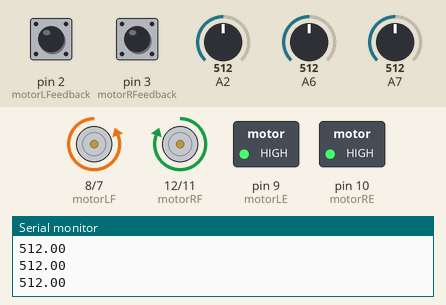
This sketch was run on a simulated Arduino Uno, built with avr-gcc and run on an emulated ATmega328P. Shown: motor-driver pin pairs drawn as motors (green arrow = first pin HIGH = forward, orange = second pin HIGH = backward, longer = more drive), switched loads named in the sketch (green lamp = pin HIGH), the last lines printed to the serial monitor. The inputs (shaded band) are chosen by the test bench; at power-on: A6 = 512, A2 = 512, A7 = 512, pin 2 (motorLFeedback) HIGH, pin 3 (motorRFeedback) HIGH.

Above: at 1.2 s.
1.3 s: A6 set to 210
2.8 s: A6 set to 184
At 4.0 s:
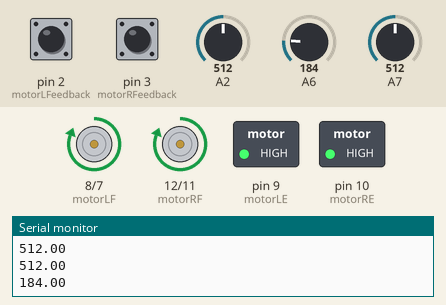
4.3 s: A2 set to 194
5.8 s: A2 set to 168
At 6.7 s:
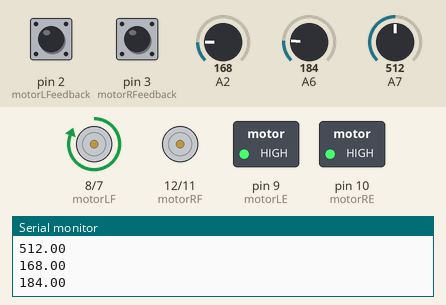
7.3 s: A2 set to 210
At 8.0 s:
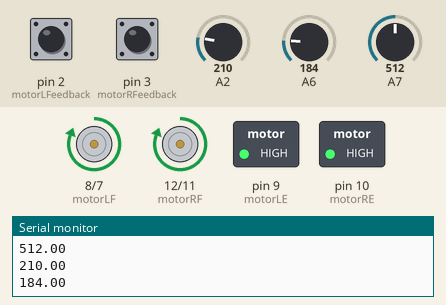
8.8 s: A7 set to 197
10.3 s: A7 set to 175
At 10.7 s:
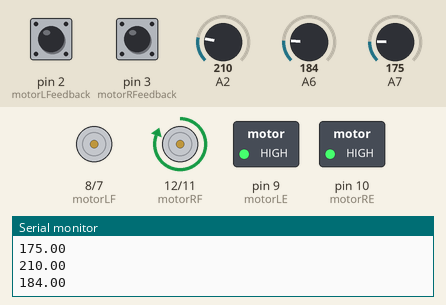
Timing chart, 0 to 12.9 s (numbered marks = the images above; inputs shaded):
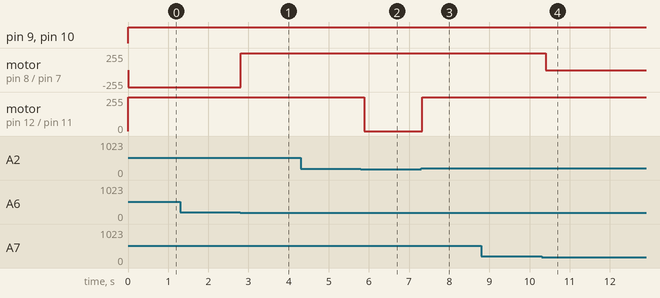

Measured:
- the behaviour switches between 200 and 199 on A6 (found by bisection; images 0 and 1)
- the behaviour switches between 185 and 184 on A2 (found by bisection; images 1 and 2)
- the behaviour switches between 185 and 184 on A7 (found by bisection; images 3 and 4)
- after the input at 2.8 s, motor on pin 8 (motorLF) / pin 7 (motorLB): backward 255/255 → forward 255/255 at once
- after the input at 5.8 s, motor on pin 12 (motorRF) / pin 11 (motorRB): forward 255/255 → stopped after 0.09 s
- after the input at 7.3 s, motor on pin 12 (motorRF) / pin 11 (motorRB): stopped → forward 255/255 at once
- after the input at 10.3 s, motor on pin 8 (motorLF) / pin 7 (motorLB): forward 255/255 → stopped after 0.10 s

The sketch:

Light_Sensors.ino
```cpp
const int motorLFeedback = 2;
const int motorRFeedback = 3;
volatile int leftCount = 0;
volatile int rightCount = 0;
int startingSpeed = 150;
int rms = startingSpeed;   //The rms/lms is the left and right motor speeds, whose values will change thorughout the code accoridng to whther we want the rover to
int lms = startingSpeed;   //accelerate, increment under a set of parameters or remain the same.
int baseSpeed = 180;
const int lightSensorLeft = 14;
const int lightSensorMiddle = 15;
const int lightSensorRight = 16;
int threshold = 200;
boolean foundLight = false;

void leftPulse(){
    leftCount++;
}

void rightPulse(){
    rightCount++;
}


void setup() {
  setupPins();
  pinMode(motorLFeedback, INPUT_PULLUP);
  attachInterrupt(digitalPinToInterrupt(motorLFeedback), leftPulse, RISING);
  pinMode(motorRFeedback, INPUT_PULLUP);
  attachInterrupt(digitalPinToInterrupt(motorRFeedback), rightPulse, RISING);
  Serial.begin(115200);
}


void loop() {
  Serial.println(leftReading());
  Serial.println(rightReading());
  Serial.println(centreReading());

  if ((leftReading() < threshold) || (rightReading() < threshold) || (centreReading() < threshold)){
    foundLight = true;
  }
  else {
    foundLight = false;
    stop();
  }


  if (foundLight) {
    if ((centreReading() < leftReading()) && (centreReading() < rightReading())) {
      forward(150,200);
    }
    else if (leftReading() > centreReading()) {
      forward(0, 200);
    }
    else if (rightReading() > centreReading()) {
      forward(150, 0);
    }
  }


  else {
    leftTurn(10);
  }

  delay(100);
}


float leftReading(){
  return analogRead(7);
}

float rightReading(){
  return analogRead(2);
}

float centreReading(){
  return analogRead(6);
}
```

controlFunctions.ino
```cpp
// Left Pins
const int motorLE = 9;              //Left Motor Enable
const int motorLB = 7;              //Left Motor Backwards
const int motorLF = 8;              //Left Motor Forwards

// Right Pins
const int motorRE = 10;             //Right Motor Enable
const int motorRF = 12;             //Right Motor Forwards
const int motorRB = 11;             //Right Motor Backwards


void setupPins() {
  pinMode(motorLE, OUTPUT);
  pinMode(motorLB, OUTPUT);
  pinMode(motorLF, OUTPUT);
  pinMode(motorRE, OUTPUT);
  pinMode(motorRB, OUTPUT);
  pinMode(motorRF, OUTPUT);
}

/* This function will move the rover forwards.
With this, both motors are enabled
The backwards motors are off and the forwards are on.
Therefore the rover moves forwards.*/
void forward() {
  digitalWrite(motorLE, HIGH);
  digitalWrite(motorRE, HIGH);
  digitalWrite(motorRB, LOW);
  digitalWrite(motorLB, LOW);
  digitalWrite(motorRF, HIGH);
  digitalWrite(motorLF, HIGH);
}

void forward(int rms, int lms) {
  digitalWrite(motorLE, HIGH);
  digitalWrite(motorRE, HIGH);
  digitalWrite(motorRB, LOW);
  digitalWrite(motorLB, LOW);
  analogWrite(motorRF, rms);
  analogWrite(motorLF, lms);
}


/* This function will stop the rover.
With this, both motors are enabled, however
Neither the forwards or backwards are on
so it doesn't move at all.*/
void stop() {
  digitalWrite(motorLE, HIGH);
  digitalWrite(motorRE, HIGH);
  digitalWrite(motorRB, LOW);
  digitalWrite(motorLB, LOW);
  digitalWrite(motorRF, LOW);
  digitalWrite(motorLF, LOW);
}


/*This function will move the rover backwards.
With this, both motors are enabled The backwards motors are enabled.
However the forwards aren't, resulting in a reverse.*/
void reverse() {
  digitalWrite(motorLE, HIGH);
  digitalWrite(motorRE, HIGH);
  digitalWrite(motorRB, HIGH);
  digitalWrite(motorLB, HIGH);
  digitalWrite(motorRF, LOW);
  digitalWrite(motorLF, LOW);
}

void rightTurn() {
  rightTurn(812);
}

void rightTurn(int amount){
  digitalWrite(motorLE, HIGH);
  digitalWrite(motorRE, HIGH);
  digitalWrite(motorRB, HIGH);
  digitalWrite(motorLB, LOW);
  digitalWrite(motorRF, LOW);
  digitalWrite(motorLF, HIGH);
  delay(amount);
}

void leftTurn() {
  leftTurn(708);
}

void leftTurn(int amount){
  digitalWrite(motorLE, HIGH);
  digitalWrite(motorRE, HIGH);
  digitalWrite(motorRB, LOW);
  digitalWrite(motorLB, HIGH);
  digitalWrite(motorRF, HIGH);
  digitalWrite(motorLF, LOW);
  delay(amount);
}
```
